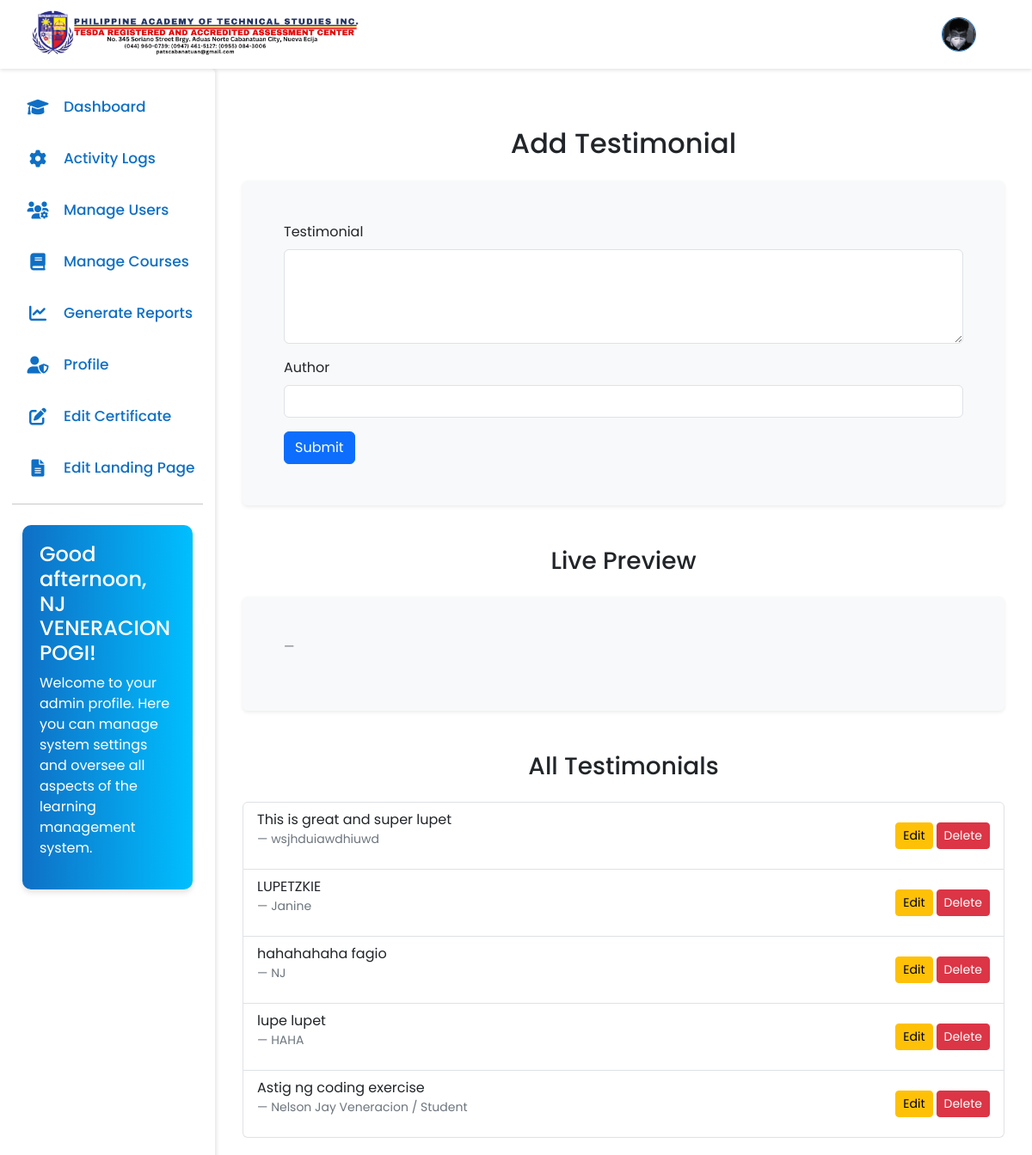
The page /admin/main.php?page=edit-testimonials (signed in) on the database its author committed.
### tables this page shows
CREATE TABLE `header` (
  `id` int(11) NOT NULL,
  `logo` varchar(100) DEFAULT NULL
);

CREATE TABLE `users` (
  `user_id` int(11) NOT NULL,
  `fullname` varchar(60) NOT NULL,
  `username` varchar(30) NOT NULL,
  `profile_picture` varchar(100) NOT NULL,
  `email` varchar(40) NOT NULL,
  `password` varchar(70) NOT NULL,
  `role` varchar(15) NOT NULL,
  `otp` varchar(6) DEFAULT NULL,
  `otp_expiration` datetime DEFAULT NULL,
  `is_verified` tinyint(1) DEFAULT 0,
  `created_at` datetime NOT NULL DEFAULT current_timestamp()
);

CREATE TABLE `testimonials` (
  `id` int(11) NOT NULL,
  `testimonial` text NOT NULL,
  `author` varchar(100) NOT NULL
);

### cms/edit-testimonials.php (the view, shortened to what this page needs)
<?php
$sql = "SELECT * FROM testimonials";
$testimonials = $connect->query($sql);
?>
<div class="container mt-5">
    <h2 class="text-center mb-4">Add Testimonial</h2>
    <form method="POST" class="bg-light p-5 rounded shadow-sm">
        <div class="form-group mb-3">
            <label for="testimonial" class="form-label">Testimonial</label>
            <textarea class="form-control" name="testimonial" id="testimonial" rows="4" required></textarea>
        </div>
        <div class="form-group mb-3">
            <label for="author" class="form-label">Author</label>
            <input class="form-control" type="text" name="author" id="author" required>
        </div>
        <button type="submit" class="btn btn-primary btn-block" name="add">Submit</button>
    </form>
    <div class="mt-5">
        <h3 class="text-center mb-4">Live Preview</h3>
        <div class="bg-light p-5 rounded shadow-sm">
            <footer id="previewAuthor" class="blockquote-footer"></footer>
        </div>
    </div>
    <div class="mt-5">
        <h3 class="text-center mb-4">All Testimonials</h3>
        <?php if ($testimonials->num_rows > 0): ?>
            <div class="list-group">
                <?php while($row = $testimonials->fetch_assoc()): ?>
                    <div class="list-group-item d-flex justify-content-between align-items-center">
                        <div>
                            <p class="mb-3"><?php echo $row['testimonial']; ?></p>
                            <footer class="blockquote-footer"><?php echo $row['author']; ?></footer>
                        </div>
                        <div class="d-flex gap-1">
                            <button class="btn btn-sm btn-warning" data-id="<?php echo $row['id']; ?>" data-testimonial="<?php echo $row['testimonial']; ?>" data-author="<?php echo $row['author']; ?>">Edit</button>
                            <form method="POST">
                                <button type="submit" class="btn btn-sm btn-danger">Delete</button>
                            </form>
                        </div>
                    </div>
                <?php endwhile; ?>
            </div>
        <?php else: ?>
            <p class="text-center">No testimonials found.</p>
        <?php endif; ?>
    </div>
</div>

### admin/main.php (shortened to what this page needs)
<?php
include '../config/db.php';
$userID = $_SESSION['userID'];
$page = isset($_GET['page']) ? $_GET['page'] : 'dashboard';
switch($page){
    case 'edit-testimonials':
        $filename = '../cms/edit-testimonials.php';
        break;
}
$sqlProfile = "SELECT profile_picture FROM users WHERE user_id = '$userID'";
$resultProfile = mysqli_query($connect, $sqlProfile);
$pic = mysqli_fetch_assoc($resultProfile);
$profilePic = $pic['profile_picture'] ?? 'default.png';
$sqlHeader = "SELECT * FROM header";
$resultHeader = mysqli_query($connect, $sqlHeader);
$header = mysqli_fetch_assoc($resultHeader);
$logo = $header['logo'];
?>
<!DOCTYPE html>
<html lang="en">
<head>
    <link href="https://cdn.jsdelivr.net/npm/bootstrap@5.3.0/dist/css/bootstrap.min.css" rel="stylesheet">
    <link href="https://cdnjs.cloudflare.com/ajax/libs/font-awesome/6.0.0-beta3/css/all.min.css" rel="stylesheet">
    <link rel="stylesheet" href="../assets/css/side-nav.css?v2">
    <link rel="stylesheet" href="../assets/css/color.css">
</head>
<body>
    <nav class="navbar navbar-expand-lg fixed-top">
        <div class="container-fluid ms-4 me-4">
            <a class="navbar-brand">
                <img src="<?= $logo; ?>" alt="Pats Logo" style="height: 60px;">
            </a>
            <div class="d-flex align-items-center ms-auto">
                <div class="dropdown">
                    <button class="btn btn-link me-3" type="button" id="profileDropdown" data-bs-toggle="dropdown" aria-expanded="false">
                    <img src="../uploads/profile-pictures/<?php echo (!empty($profilePic)) ? $profilePic : 'default.png'; ?>" alt="profile photo" style="width: 40px; height: 40px; border-radius: 50%; object-fit: cover;">
                    </button>
                </div>
            </div>
        </div>
    </nav>
    <nav class="sidebar">
        <div class="menu-bar">
            <div class="menu">
                <ul class="menu-links">
                    <li class="nav-link">
                        <a href="?page=dashboard">
                            <i class="fa-solid fa-graduation-cap icon modified-text-primary"></i>
                            <span class="text nav-text modified-text-primary">Dashboard</span>
                        </a>
                    </li>
                    <li class="nav-link">
                        <a href="?page=activity-logs">
                            <i class="fa-solid fa-gear icon modified-text-primary"></i>
                            <span class="text nav-text modified-text-primary">Activity Logs</span>
                        </a>
                    </li>
                    <li class="nav-link">
                        <a href="?page=manage-users">
                        <i class="fa-solid fa-users-gear icon modified-text-primary"></i>
                            <span class="text nav-text modified-text-primary">Manage Users</span>
                        </a>
                    </li>
                    <li class="nav-link">
                        <a href="?page=manage-courses">
                        <i class="fa-solid fa-book icon modified-text-primary"></i>
                            <span class="text nav-text modified-text-primary">Manage Courses</span>
                        </a>
                    </li>
                    <li class="nav-link">
                        <a href="?page=generate-reports">
                          <i class="fa-solid fa-chart-line icon modified-text-primary"></i>
                            <span class="text nav-text">Generate Reports</span>
                        </a>
                    </li>
                    <li class="nav-link">
                        <a href="?page=profile">
                        <i class="fa-solid fa-user-shield icon modified-text-primary"></i>
                            <span class="text nav-text modified-text-primary">Profile</span>
                        </a>
                    </li>
                   <li class="nav-link">
                        <a href="?page=edit-certificate">
                            <i class="fa-solid fa-edit icon"></i>
                            <span class="text nav-text">Edit Certificate</span>
                        </a>
                    </li>
                    <li class="nav-item dropdown">
                        <a class="nav-link " role="button" data-bs-toggle="dropdown" aria-expanded="false">
                            <i class="fa-solid fa-file-alt icon modified-text-primary"></i>
                            <span class="text nav-text modified-text-primary">Edit Landing Page</span>
                        </a>
                    </li>
                    <hr>
                    <div class="container mt-4">
                        <div class="welcome-text">
                            <h4 id="greeting"></h4>
                            <p>Welcome to your admin profile. Here you can manage system settings and oversee all aspects of the learning management system.</p>
                        </div>
                    </div>
                </ul>
            </div>
        </div>
    </nav>
    <div class="content flex-grow-1" id="content-area">
    <?php include $filename; ?>
    </div>
</body>
</html>

### assets/css/side-nav.css (style rules this page uses)
* { margin: 0; padding: 0; box-sizing: border-box; font-family: 'Poppins', sans-serif; }
* > .nav-link { border-radius: 10px; }
:root { --body-color: #cbedfd; --sidebar-color: #FFF; --primary-color: #0f6fc5; --primary-color-light: #F6F5FF; --toggle-color: #DDD; --text-color: #0f6fc5; --background-color: white; --tran-03: all 0.2s ease; --tran-04: all 0.3s ease; --tran-05: all 0.3s ease; }
body { font-family: 'Poppins', sans-serif; background-color: var(--background-color); padding-top: 80px; }
.sidebar { position: fixed; top: 80px; left: 0; bottom: 0; height: 100%; width: 250px; padding: 10px 14px; background: var(--sidebar-color); transition: var(--tran-05); z-index: 100; border-top-right-radius: 5px; overflow-y: auto; box-shadow: 2px 0 4px rgba(0,0,0,0.1); }
.sidebar li { height: 50px; list-style: none; display: flex; align-items: center; margin-top: 10px; }
.header .image, .sidebar .icon { min-width: 60px; border-radius: 6px; }
.sidebar .icon { min-width: 60px; border-radius: 6px; height: 100%; display: flex; align-items: center; justify-content: center; font-size: 20px; }
.sidebar .text, .sidebar .icon { color: var(--text-color); transition: var(--tran-03); }
.sidebar .text { font-size: 17px; font-weight: 500; white-space: nowrap; opacity: 1; }
.sidebar li a { list-style: none; height: 100%; background-color: transparent; display: flex; align-items: center; height: 100%; width: 100%; text-decoration: none; transition: var(--tran-03); }
.sidebar .menu-bar { height: calc(100% - 55px); display: flex; flex-direction: column; justify-content: space-between; overflow-y: scroll; }
.menu-links { padding: 0; position: relative; }
.navbar { background-color: var(--background-color); box-shadow: 0 2px 4px rgba(0,0,0,0.1); height: 80px; }
.navbar-brand, .nav-link { color: var(--text-color); }
.sidebar .nav-link a { color: #333; transition: all 0.3s ease; padding: 15px 0px; height: 100%; width: 100%; }
.sidebar .nav-link a { color: #333; text-decoration: none; }
.content { transition: all 0.3s; padding: 20px; }
.dropdown button img { height: 40px; width: 40px; border: 1px solid #0f6fc5; border-radius: 50%; }
@media (min-width: 769px) { .content { margin-left: 250px; } }
.welcome-text { background: linear-gradient(to right, #0f6fc5, #00bfff); color: white; padding: 20px; border-radius: 10px; margin-bottom: 20px; box-shadow: 0 4px 6px rgba(0, 0, 0, 0.1); transition: transform 0.3s ease; }

### assets/css/color.css (style rules this page uses)
:root { --primary-color: #0f6fc5; --secondary-color: #6c757d; --success-color: #28a745; --danger-color: #dc3545; --warning-color: #ffc107; --info-color: #17a2b8; --light-color: #f8f9fa; --dark-color: #343a40; --text-primary: #212529; --text-secondary: #6c757d; --text-light: #f8f9fa; --bg-primary: #ffffff; --bg-secondary: #f8f9fa; --border-color: #dee2e6; --accent-color: #fd7e14; --highlight-color: #20c997; }
.modified-text-primary { color: var(--primary-color) !important; }

### rows shown on the page
header: logo (picture)
users: profile_picture (picture)
testimonials: testimonial "This is great and super lupet", author "wsjhduiawdhiuwd"
testimonials: testimonial "LUPETZKIE", author "Janine"
testimonials: testimonial "hahahahaha fagio", author "NJ"
testimonials: testimonial "lupe lupet", author "HAHA"
testimonials: testimonial "Astig ng coding exercise", author "Nelson Jay Veneracion / Student"
